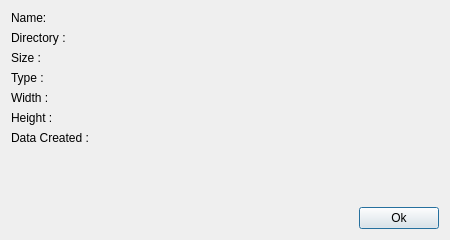
<?xml version="1.0" encoding="UTF-8"?>
<ui version="4.0">
 <class>photoinfo</class>
 <widget class="QDialog" name="photoinfo">
  <property name="geometry">
   <rect>
    <x>0</x>
    <y>0</y>
    <width>450</width>
    <height>240</height>
   </rect>
  </property>
  <property name="minimumSize">
   <size>
    <width>450</width>
    <height>240</height>
   </size>
  </property>
  <property name="maximumSize">
   <size>
    <width>450</width>
    <height>240</height>
   </size>
  </property>
  <property name="windowTitle">
   <string>Photo Info</string>
  </property>
  <property name="windowIcon">
   <iconset resource="Icon.qrc">
    <normaloff>:/Icons/Photo Info.png</normaloff>:/Icons/Photo Info.png</iconset>
  </property>
  <property name="windowOpacity">
   <double>0.900000000000000</double>
  </property>
  <layout class="QGridLayout" name="gridLayout">
   <item row="0" column="0">
    <layout class="QVBoxLayout" name="verticalLayout">
     <property name="spacing">
      <number>6</number>
     </property>
     <item>
      <layout class="QHBoxLayout" name="horizontalLayout_4">
       <property name="spacing">
        <number>0</number>
       </property>
       <item>
        <widget class="QLabel" name="NameLabel">
         <property name="sizePolicy">
          <sizepolicy hsizetype="Fixed" vsizetype="Fixed">
           <horstretch>0</horstretch>
           <verstretch>0</verstretch>
          </sizepolicy>
         </property>
         <property name="minimumSize">
          <size>
           <width>120</width>
           <height>0</height>
          </size>
         </property>
         <property name="text">
          <string>Name:</string>
         </property>
        </widget>
       </item>
       <item>
        <widget class="QLabel" name="NamePI">
         <property name="sizePolicy">
          <sizepolicy hsizetype="Preferred" vsizetype="Fixed">
           <horstretch>0</horstretch>
           <verstretch>0</verstretch>
          </sizepolicy>
         </property>
         <property name="minimumSize">
          <size>
           <width>180</width>
           <height>0</height>
          </size>
         </property>
         <property name="text">
          <string/>
         </property>
         <property name="textInteractionFlags">
          <set>Qt::LinksAccessibleByMouse|Qt::TextSelectableByMouse</set>
         </property>
        </widget>
       </item>
      </layout>
     </item>
     <item>
      <layout class="QHBoxLayout" name="horizontalLayout_3">
       <property name="spacing">
        <number>0</number>
       </property>
       <item>
        <widget class="QLabel" name="DirectoryLabel">
         <property name="sizePolicy">
          <sizepolicy hsizetype="Fixed" vsizetype="Fixed">
           <horstretch>0</horstretch>
           <verstretch>0</verstretch>
          </sizepolicy>
         </property>
         <property name="minimumSize">
          <size>
           <width>120</width>
           <height>0</height>
          </size>
         </property>
         <property name="text">
          <string>Directory :</string>
         </property>
        </widget>
       </item>
       <item>
        <widget class="QLabel" name="DirectoryPI">
         <property name="sizePolicy">
          <sizepolicy hsizetype="Preferred" vsizetype="Fixed">
           <horstretch>0</horstretch>
           <verstretch>0</verstretch>
          </sizepolicy>
         </property>
         <property name="minimumSize">
          <size>
           <width>180</width>
           <height>0</height>
          </size>
         </property>
         <property name="text">
          <string/>
         </property>
         <property name="textInteractionFlags">
          <set>Qt::LinksAccessibleByMouse|Qt::TextSelectableByMouse</set>
         </property>
        </widget>
       </item>
      </layout>
     </item>
     <item>
      <layout class="QHBoxLayout" name="horizontalLayout_2">
       <property name="spacing">
        <number>0</number>
       </property>
       <item>
        <widget class="QLabel" name="SizeLabel">
         <property name="sizePolicy">
          <sizepolicy hsizetype="Fixed" vsizetype="Fixed">
           <horstretch>0</horstretch>
           <verstretch>0</verstretch>
          </sizepolicy>
         </property>
         <property name="minimumSize">
          <size>
           <width>120</width>
           <height>0</height>
          </size>
         </property>
         <property name="text">
          <string>Size :</string>
         </property>
        </widget>
       </item>
       <item>
        <widget class="QLabel" name="SizePI">
         <property name="sizePolicy">
          <sizepolicy hsizetype="Preferred" vsizetype="Fixed">
           <horstretch>0</horstretch>
           <verstretch>0</verstretch>
          </sizepolicy>
         </property>
         <property name="minimumSize">
          <size>
           <width>180</width>
           <height>0</height>
          </size>
         </property>
         <property name="text">
          <string/>
         </property>
         <property name="textInteractionFlags">
          <set>Qt::LinksAccessibleByMouse|Qt::TextSelectableByMouse</set>
         </property>
        </widget>
       </item>
      </layout>
     </item>
     <item>
      <layout class="QHBoxLayout" name="horizontalLayout">
       <property name="spacing">
        <number>0</number>
       </property>
       <item>
        <widget class="QLabel" name="TypeLabel">
         <property name="sizePolicy">
          <sizepolicy hsizetype="Fixed" vsizetype="Fixed">
           <horstretch>0</horstretch>
           <verstretch>0</verstretch>
          </sizepolicy>
         </property>
         <property name="minimumSize">
          <size>
           <width>120</width>
           <height>0</height>
          </size>
         </property>
         <property name="text">
          <string>Type :</string>
         </property>
        </widget>
       </item>
       <item>
        <widget class="QLabel" name="TypePI">
         <property name="sizePolicy">
          <sizepolicy hsizetype="Preferred" vsizetype="Fixed">
           <horstretch>0</horstretch>
           <verstretch>0</verstretch>
          </sizepolicy>
         </property>
         <property name="minimumSize">
          <size>
           <width>180</width>
           <height>0</height>
          </size>
         </property>
         <property name="text">
          <string/>
         </property>
         <property name="textInteractionFlags">
          <set>Qt::LinksAccessibleByMouse|Qt::TextSelectableByMouse</set>
         </property>
        </widget>
       </item>
      </layout>
     </item>
     <item>
      <layout class="QHBoxLayout" name="horizontalLayout_6">
       <property name="spacing">
        <number>0</number>
       </property>
       <item>
        <widget class="QLabel" name="WidthLabel">
         <property name="sizePolicy">
          <sizepolicy hsizetype="Fixed" vsizetype="Fixed">
           <horstretch>0</horstretch>
           <verstretch>0</verstretch>
          </sizepolicy>
         </property>
         <property name="minimumSize">
          <size>
           <width>120</width>
           <height>0</height>
          </size>
         </property>
         <property name="text">
          <string>Width :</string>
         </property>
        </widget>
       </item>
       <item>
        <widget class="QLabel" name="WidthPI">
         <property name="sizePolicy">
          <sizepolicy hsizetype="Preferred" vsizetype="Fixed">
           <horstretch>0</horstretch>
           <verstretch>0</verstretch>
          </sizepolicy>
         </property>
         <property name="minimumSize">
          <size>
           <width>180</width>
           <height>0</height>
          </size>
         </property>
         <property name="text">
          <string/>
         </property>
         <property name="textInteractionFlags">
          <set>Qt::LinksAccessibleByMouse|Qt::TextSelectableByMouse</set>
         </property>
        </widget>
       </item>
      </layout>
     </item>
     <item>
      <layout class="QHBoxLayout" name="horizontalLayout_7">
       <property name="spacing">
        <number>0</number>
       </property>
       <item>
        <widget class="QLabel" name="HeightLabel">
         <property name="sizePolicy">
          <sizepolicy hsizetype="Fixed" vsizetype="Fixed">
           <horstretch>0</horstretch>
           <verstretch>0</verstretch>
          </sizepolicy>
         </property>
         <property name="minimumSize">
          <size>
           <width>120</width>
           <height>0</height>
          </size>
         </property>
         <property name="text">
          <string>Height :</string>
         </property>
        </widget>
       </item>
       <item>
        <widget class="QLabel" name="HeightPI">
         <property name="sizePolicy">
          <sizepolicy hsizetype="Preferred" vsizetype="Fixed">
           <horstretch>0</horstretch>
           <verstretch>0</verstretch>
          </sizepolicy>
         </property>
         <property name="minimumSize">
          <size>
           <width>180</width>
           <height>0</height>
          </size>
         </property>
         <property name="text">
          <string/>
         </property>
         <property name="textInteractionFlags">
          <set>Qt::LinksAccessibleByMouse|Qt::TextSelectableByMouse</set>
         </property>
        </widget>
       </item>
      </layout>
     </item>
     <item>
      <layout class="QHBoxLayout" name="horizontalLayout_8">
       <property name="spacing">
        <number>0</number>
       </property>
       <item>
        <widget class="QLabel" name="DataCreatedLabel">
         <property name="sizePolicy">
          <sizepolicy hsizetype="Fixed" vsizetype="Fixed">
           <horstretch>0</horstretch>
           <verstretch>0</verstretch>
          </sizepolicy>
         </property>
         <property name="minimumSize">
          <size>
           <width>120</width>
           <height>0</height>
          </size>
         </property>
         <property name="text">
          <string>Data Created :</string>
         </property>
        </widget>
       </item>
       <item>
        <widget class="QLabel" name="DataCreatedPI">
         <property name="sizePolicy">
          <sizepolicy hsizetype="Preferred" vsizetype="Fixed">
           <horstretch>0</horstretch>
           <verstretch>0</verstretch>
          </sizepolicy>
         </property>
         <property name="minimumSize">
          <size>
           <width>180</width>
           <height>0</height>
          </size>
         </property>
         <property name="text">
          <string/>
         </property>
         <property name="textInteractionFlags">
          <set>Qt::LinksAccessibleByMouse|Qt::TextSelectableByMouse</set>
         </property>
        </widget>
       </item>
      </layout>
     </item>
    </layout>
   </item>
   <item row="1" column="0">
    <layout class="QHBoxLayout" name="horizontalLayout_5">
     <property name="spacing">
      <number>0</number>
     </property>
     <item>
      <spacer name="horizontalSpacer">
       <property name="orientation">
        <enum>Qt::Horizontal</enum>
       </property>
       <property name="sizeHint" stdset="0">
        <size>
         <width>0</width>
         <height>20</height>
        </size>
       </property>
      </spacer>
     </item>
     <item>
      <layout class="QVBoxLayout" name="verticalLayout_2">
       <property name="spacing">
        <number>0</number>
       </property>
       <item>
        <spacer name="verticalSpacer">
         <property name="orientation">
          <enum>Qt::Vertical</enum>
         </property>
         <property name="sizeHint" stdset="0">
          <size>
           <width>20</width>
           <height>40</height>
          </size>
         </property>
        </spacer>
       </item>
       <item>
        <widget class="QPushButton" name="OkButton">
         <property name="text">
          <string>Ok</string>
         </property>
        </widget>
       </item>
      </layout>
     </item>
    </layout>
   </item>
  </layout>
 </widget>
 <resources>
  <include location="Icon.qrc"/>
 </resources>
 <connections/>
</ui>
